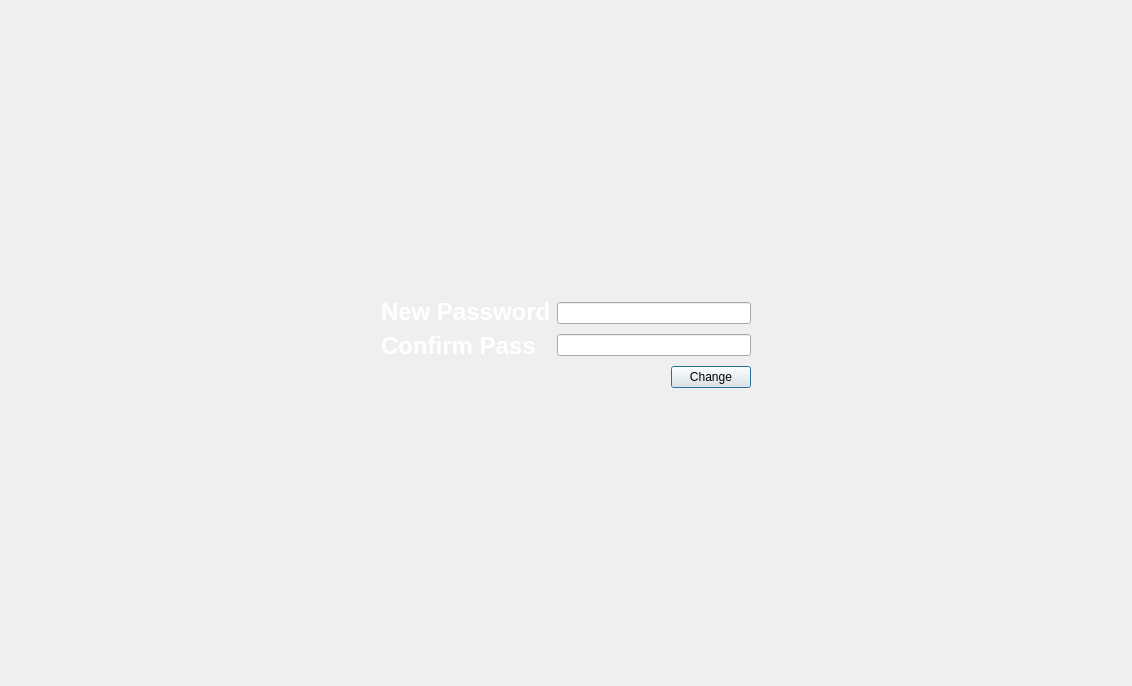
<?xml version="1.0" encoding="UTF-8"?>
<ui version="4.0">
 <class>ChangePasswordWindow</class>
 <widget class="QDialog" name="ChangePasswordWindow">
  <property name="geometry">
   <rect>
    <x>0</x>
    <y>0</y>
    <width>1132</width>
    <height>686</height>
   </rect>
  </property>
  <property name="windowTitle">
   <string>Dialog</string>
  </property>
  <property name="styleSheet">
   <string notr="true">QDialog {
    background-image: url(:/dailogs-images/images/wp4206379.jpg);
    background-repeat: no-repeat;
    background-position: center;
    background-size: cover;
}</string>
  </property>
  <layout class="QGridLayout" name="gridLayout">
   <item row="0" column="1">
    <spacer name="verticalSpacer_2">
     <property name="orientation">
      <enum>Qt::Orientation::Vertical</enum>
     </property>
     <property name="sizeHint" stdset="0">
      <size>
       <width>20</width>
       <height>40</height>
      </size>
     </property>
    </spacer>
   </item>
   <item row="2" column="1">
    <spacer name="verticalSpacer">
     <property name="orientation">
      <enum>Qt::Orientation::Vertical</enum>
     </property>
     <property name="sizeHint" stdset="0">
      <size>
       <width>20</width>
       <height>40</height>
      </size>
     </property>
    </spacer>
   </item>
   <item row="1" column="1">
    <layout class="QVBoxLayout" name="verticalLayout_3">
     <item>
      <layout class="QHBoxLayout" name="horizontalLayout">
       <item>
        <layout class="QVBoxLayout" name="verticalLayout">
         <item>
          <widget class="QLabel" name="label">
           <property name="text">
            <string>&lt;html&gt;&lt;head/&gt;&lt;body&gt;&lt;p&gt;&lt;span style=&quot; font-size:18pt; font-weight:700;color:white&quot;&gt;New Password&lt;/span&gt;&lt;/p&gt;&lt;/body&gt;&lt;/html&gt;</string>
           </property>
          </widget>
         </item>
         <item>
          <widget class="QLabel" name="label_2">
           <property name="text">
            <string>&lt;html&gt;&lt;head/&gt;&lt;body&gt;&lt;p&gt;&lt;span style=&quot; font-size:18pt; font-weight:700;color:white&quot;&gt;Confirm Pass&lt;/span&gt;&lt;/p&gt;&lt;/body&gt;&lt;/html&gt;</string>
           </property>
          </widget>
         </item>
        </layout>
       </item>
       <item>
        <layout class="QVBoxLayout" name="verticalLayout_2">
         <item>
          <widget class="QLineEdit" name="lineEdit_password">
           <property name="toolTip">
            <string>At least 8 characters. At least one lowercase English letter. At least one uppercase English letter. At least one number. At least one special character from !@#$%^&amp;*()_+.</string>
           </property>
          </widget>
         </item>
         <item>
          <widget class="QLineEdit" name="lineEdit_confirmePassword">
           <property name="toolTip">
            <string>At least 8 characters. At least one lowercase English letter. At least one uppercase English letter. At least one number. At least one special character from !@#$%^&amp;*()_+.</string>
           </property>
          </widget>
         </item>
        </layout>
       </item>
      </layout>
     </item>
     <item>
      <layout class="QHBoxLayout" name="horizontalLayout_2">
       <item>
        <spacer name="horizontalSpacer">
         <property name="orientation">
          <enum>Qt::Orientation::Horizontal</enum>
         </property>
         <property name="sizeHint" stdset="0">
          <size>
           <width>40</width>
           <height>20</height>
          </size>
         </property>
        </spacer>
       </item>
       <item>
        <widget class="QPushButton" name="pushButton">
         <property name="text">
          <string>Change</string>
         </property>
        </widget>
       </item>
      </layout>
     </item>
    </layout>
   </item>
   <item row="1" column="0">
    <spacer name="horizontalSpacer_2">
     <property name="orientation">
      <enum>Qt::Orientation::Horizontal</enum>
     </property>
     <property name="sizeHint" stdset="0">
      <size>
       <width>40</width>
       <height>20</height>
      </size>
     </property>
    </spacer>
   </item>
   <item row="1" column="2">
    <spacer name="horizontalSpacer_3">
     <property name="orientation">
      <enum>Qt::Orientation::Horizontal</enum>
     </property>
     <property name="sizeHint" stdset="0">
      <size>
       <width>40</width>
       <height>20</height>
      </size>
     </property>
    </spacer>
   </item>
  </layout>
 </widget>
 <resources/>
 <connections/>
</ui>
